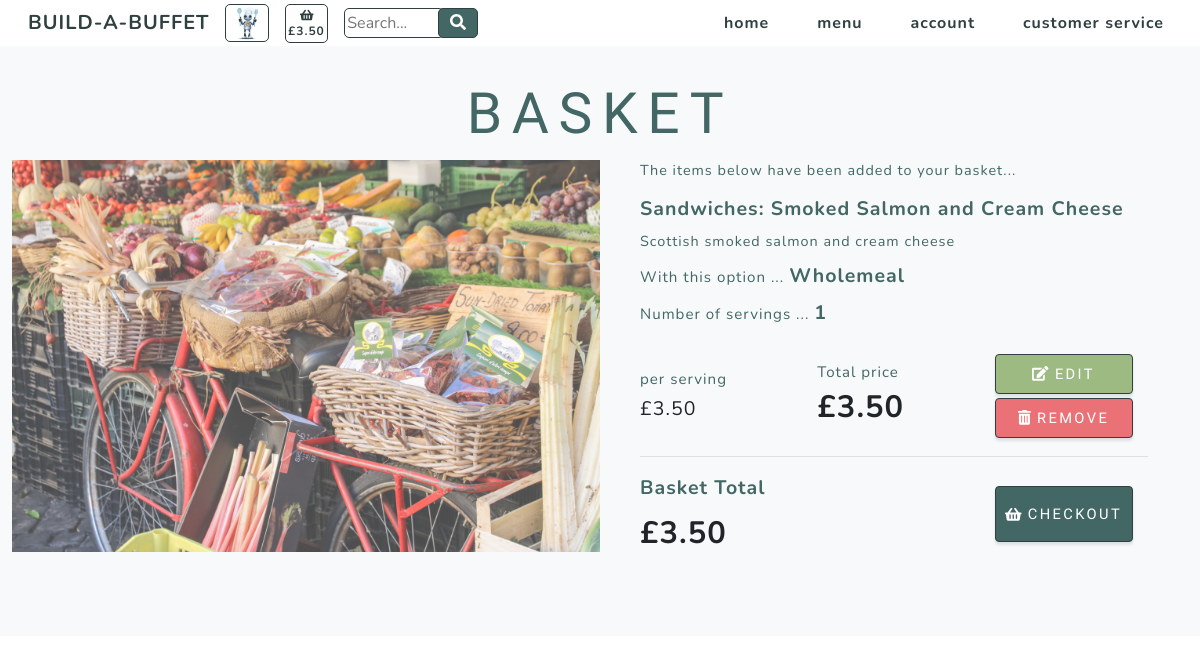
Page /basket/ on the earlier database version.
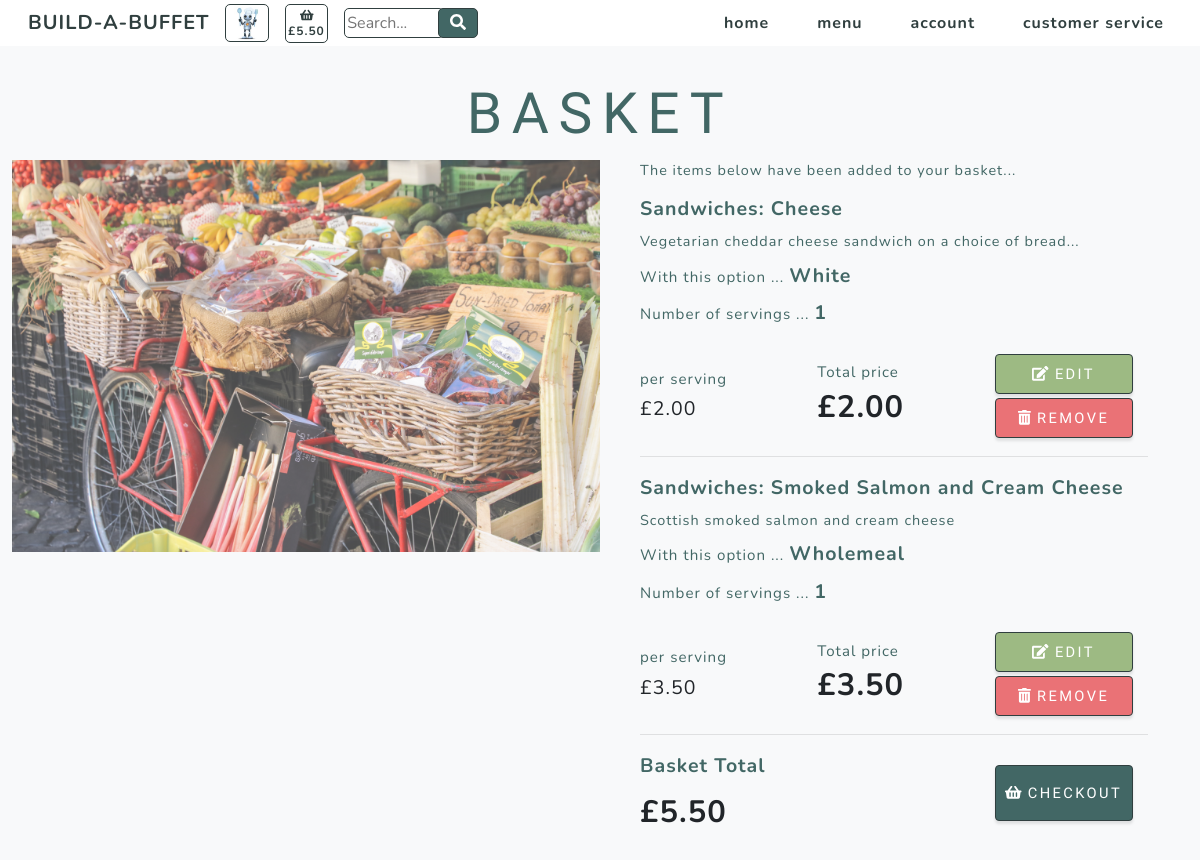
Same page on the later database version.
### basket/models.py (models this page shows, shortened)
class Basket(models.Model):
    cookie = models.DecimalField(max_digits=8, decimal_places=0)
    item_number = models.AutoField(verbose_name='item_number',
                                   serialize=True,
                                   auto_created=True,
                                   primary_key=True)
    category = models.CharField(max_length=254)
    name = models.CharField(max_length=254)
    servings = models.DecimalField(max_digits=3, decimal_places=0)
    option = models.CharField(max_length=254)
    total_price = models.DecimalField(max_digits=6, decimal_places=2, null=True, blank=True)

### products/models.py (models this page shows, shortened)
class Product(models.Model):
    category = models.ForeignKey('Category', null=True, blank=True,
                                 on_delete=models.SET_NULL)
    sku = models.CharField(max_length=254, null=True, blank=True)
    name = models.CharField(max_length=254)
    description = models.TextField()
    price = models.DecimalField(max_digits=6, decimal_places=2)
    range = models.CharField(max_length=254, null=True, blank=True)

class Options(models.Model):
    category = models.ForeignKey('Category', null=True, blank=True,
                                 on_delete=models.SET_NULL)
    option1 = models.TextField()
    option2 = models.TextField()
    option3 = models.TextField()

### basket/views.py (the view)
# urls.py: path('', views.basket, name='basket'),
def basket(request):
    """ check for a basket cookie """
    context_items = basket_context(request)
    cookie = context_items['cookie']
    cookie_key = context_items['cookie_key']
    """ set all the variables to blank """
    category = ""
    selected = ""
    options = ""
    this_product = ""
    baskets = ""
    basket_total = ""
    servings = ""
    """ fetch the datasets from the models """
    categories = Category.objects.all()
    products = Product.objects.all()
    options = Options.objects.all()
    """ check for a servings variable from the form """
    if request.POST:
        if 'servings' in request.POST:
            servings = request.POST["servings"]
    if request.GET:
        """ check for a product_add variable from the template """
        if 'product_add' in request.GET:
            product_add = request.GET['product_add']
            """ split the product_add variable into its components """
            product_add_list = product_add.split(',')
            category = product_add_list[0]
            product = product_add_list[1]
            selected = product_add_list[2]
            """ filter the datasets on the variables from product_add """
            this_product = products.filter(name=product)
            options = options.filter(category__in=categories)
            """ Credit: http://morozov.ca/tip-how-to-get-a-single-objects-value-with-django-orm.html """
            price = products.get(name=product).price
            """ check for existing basket(s) with the current cookie value """
            try:
                existing_basket = Basket.objects.get(cookie=cookie,
                                                     category=category,
                                                     name=product,
                                                     option=selected)
                existing_servings = existing_basket.servings
                """ add the new servings variable to the existing """
                updated_servings = existing_servings + int(servings)
                total_price = float(price) * float(updated_servings)
                """ save the updated basket and delete the existing """
                updated_basket = Basket(cookie=cookie,
                                        category=category,
                                        name=product,
                                        servings=updated_servings,
                                        option=selected,
                                        total_price=total_price)
                updated_basket.save()
                existing_basket.delete()
            except ObjectDoesNotExist:  # Credit: https://stackoverflow.com/questions/12572741/get-single-record-from-database-django
                """ if there is no existing basket, create a new one """
                total_price = float(price) * float(servings)
                basket = Basket(cookie=cookie,
                                category=category,
                                name=product,
                                servings=servings,
                                option=selected,
                                total_price=total_price)
                basket.save()
            baskets = Basket.objects.filter(cookie=cookie)
            baskets = baskets.order_by('-item_number')
        """ check for a product_edit variable from the template """
        if 'product_edit' in request.GET:
            product_edit = request.GET['product_edit']
            """ split the product_add variable into its components """
            product_edit_list = product_edit.split(',')
            updated_selected = product_edit_list[2]
            item_number = product_edit_list[3]
            """ check for existing basket(s) with the current cookie value """
            try:
                existing_basket = Basket.objects.get(item_number=item_number)
                product = existing_basket.name
                category = existing_basket.category
                price = products.get(name=product).price
                if servings == "":
                    servings = existing_basket.servings
                    total_price = total_price = float(price) * float(servings)
                else:
                    total_price = total_price = float(price) * float(servings)
                """ filter the datasets on the variables from product_add """
                this_product = products.filter(name=product)
                options = options.filter(category__in=categories)
                """ Credit: http://morozov.ca/tip-how-to-get-a-single-objects-value-with-django-orm.html """
                """ save the updated basket and delete the existing """
                updated_basket = Basket(cookie=cookie,
                                        category=category,
                                        name=product,
                                        servings=servings,
                                        option=updated_selected,
                                        total_price=total_price)
                updated_basket.save()
                existing_basket.delete()
                baskets = Basket.objects.filter(cookie=cookie)
                baskets = baskets.order_by('-item_number')
            except ObjectDoesNotExist:  # Credit: https://stackoverflow.com/questions/12572741/get-single-record-from-database-django
                baskets = Basket.objects.filter(cookie=cookie)
                baskets = baskets.order_by('-item_number')
    else:
        baskets = Basket.objects.filter(cookie=cookie)
        baskets = baskets.order_by('-item_number')
    basket_total = Basket.objects.filter(cookie=cookie).aggregate(Sum('total_price'))
    context = {
            'products': products,
            'this_product': this_product,
            'options': options,
            'selected': selected,
            'baskets': baskets,
            'cookie_key': cookie_key,
            'cookie': cookie,
            'basket_total': basket_total,
        }
    return render(request, 'basket/basket.html', context)

### basket/templates/basket/basket.html (shortened to what this page needs)
{% extends "base.html" %}
{% load static %}
{% block content %}
    <section class="products-section bg-light" id="products">
        <div class="container">
            <div class="row justify-content-center no-gutters">
                <div class="col-xl-12">
                    <h1 class="product-text-one mx-auto text-uppercase text-center flex-margin-b text-blue">Basket</h1>
                </div>
                <div class="col-xl-6">
                    <img class="img-fluid image-70" src="/media/assets/img/pexels-armand-m-3043328.jpg" alt="shopping basket" /></div>
                <div class="col-xl-6">
                    <div class="text-center h-100 project">
                        <div class="d-flex h-100">
                            <div class="product-container w-100 mt-0 text-center text-xl-left">
                                {% if basket_total.total_price__sum != None %}
                                    <div class="product-text-three mx-auto flex-margin-b text-blue">The items below have been added to your basket...</div>
                                {% else %}
                                    <div class="product-text-three mx-auto flex-margin-b text-blue">Your basket is empty.</div>
                                {% endif %}
                                    {% for basket in baskets %}
                                        <div class="product-text-two mx-auto mb-2 text-blue bold">{{ basket.category.title }}: {{ basket.name }}</div>
                                        {% for product in products %}
                                            {% if product.name == basket.name %}
                                                <div class="product-text-three mx-auto mb-2 text-blue">{{ product.description }}</div>
                                            {% endif %}
                                        {% endfor %}
                                        <div class="text-blue text-xs mb-2">With this option ...
                                            {% if basket.option == "selected-one" %}
                                                {% for option in options %}
                                                    <span class="text-blue product-text-two mb-2 bold">{{ option.option1.title }}</span>
                                                {% endfor %}
                                            {% endif %}
                                            {% if basket.option == "selected-three" %}
                                                {% for option in options %}
                                                    <span class="text-blue product-text-two mb-2 bold">{{ option.option3.title }}</span>
                                                {% endfor %}
                                            {% endif %}
                                        </div>
                                        <div class="text-blue text-xs mb-4">Number of servings ...
                                            <span id="servings" class="text-blue product-text-two mb-2 bold">{{ basket.servings }}</span>
                                        </div>
                                        <div class="row">
                                            <div class="col-4 my-auto">
                                                {% for product in products %}
                                                    {% if product.name == basket.name %}
                                                        <div class="text-blue text-xs">per serving</div>
                                                        <div class="product-text-two mt-1">£{{ product.price }}</div>
                                                    {% endif %}
                                                {% endfor %}
                                            </div>
                                            <div class="col-4 my-auto">
                                                <div class="text-blue text-xs">Total price</div>
                                                <div class="product-text-header bold">£{{ basket.total_price }}</div>
                                            </div>
                                            <div class="col-4 my-auto py-auto">
                                                <a class="edit-button border-solid masthead-button btn btn-primary js-scroll-trigger"
                                                    href="{% url 'edit_product' %}?item_number={{ basket.item_number }}">
                                                    <i class="fas fa-edit" aria-hidden="true"></i> edit</a>
                                                <a class="delete-button border-solid masthead-button btn btn-primary js-scroll-trigger"
                                                    href="{% url 'delete_basket_item' %}?delete_item={{ basket.item_number }}">
                                                    <i class="fas fa-trash-alt" aria-hidden="true"></i> remove</a>
                                            </div>
                                        </div>
                                        <hr>
                                    {% endfor %}
                                    <div class="row">
                                        <div class="col-4 my-auto">
                                            <div class="product-text-two mx-auto mb-2 text-blue bold">Basket Total</div>
                                            {% if basket_total.total_price__sum != None %}
                                                <div class="product-text-header bold">£{{ basket_total.total_price__sum|floatformat:"2" }}</div>
                                            {% else %}
                                                <div class="product-text-header bold">£0.00</div>
                                            {% endif %}
                                        </div>
                                        <div class="col-4 my-auto">
                                            {% if basket_total.total_price__sum != None  %}
                                                <a class="checkout-button border-solid masthead-button btn btn-primary js-scroll-trigger"
                                                    href="{% url 'checkout' %}?basket_number={{ cookie }}">
                                                    <i class="fa fa-shopping-basket" aria-hidden="true"></i> checkout</a>
                                            {% endif %}
                                        </div>
                                    </div>
                                </div>
                            </div>
                        </div>
                    </div>
                </div>
            </div>
    </section>
{% endblock %}

Differences in the rows shown:
added Basket: category "Sandwiches", name "Cheese", servings "1", total_price "2.00", Options (option1 "White")
now on this page (row unchanged): Product: description "Vegetarian cheddar cheese sandwich on a choice of bread...", price "2.00"
Other differences:
{{ basket_total.total_price__sum|floatformat:"2" }}: "3.50" → "5.50"
